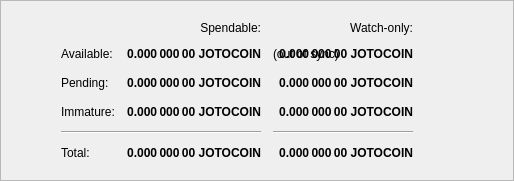
                <widget class="QFrame" name="frame">
                    <property name="frameShape">
                        <enum>QFrame::StyledPanel</enum>
                    </property>
                    <property name="frameShadow">
                        <enum>QFrame::Raised</enum>
                    </property>
                    <layout class="QHBoxLayout">
                         <item>
                            <spacer name="horizontalSpacerWalletSecruity">
                                <property name="orientation">
                                    <enum>Qt::Horizontal</enum>
                                </property>
                                <property name="sizeHint" stdset="0">
                                    <size>
                                        <width>40</width>
                                        <height>1</height>
                                    </size>
                                </property>
                            </spacer>
                        </item>
                        <item>
                            <widget class="QFrame">
                                <layout class="QVBoxLayout" name="verticalLayout_4">
                                   
                                    <item>
                                        <layout class="QGridLayout" name="gridLayout">
                                            <property name="spacing">
                                                <number>12</number>
                                            </property>
                                            <item row="0" column="1">
                                                <widget class="QLabel" name="labelSpendable">
                                                    <property name="text">
                                                        <string>Spendable:</string>
                                                    </property>
                                                    <property name="alignment">
                                                        <set>Qt::AlignRight|Qt::AlignTrailing|Qt::AlignVCenter</set>
                                                    </property>
                                                </widget>
                                            </item>
                                            <item row="0" column="2">
                                                <widget class="QLabel" name="labelWatchonly">
                                                    <property name="text">
                                                        <string>Watch-only:</string>
                                                    </property>
                                                    <property name="alignment">
                                                        <set>Qt::AlignRight|Qt::AlignTrailing|Qt::AlignVCenter</set>
                                                    </property>
                                                </widget>
                                            </item>
                                            <item row="1" column="0">
                                                <widget class="QLabel" name="labelBalanceText">
                                                    <property name="text">
                                                        <string>Available:</string>
                                                    </property>
                                                </widget>
                                            </item>
                                            <item row="1" column="1">
                                                <widget class="QLabel" name="labelBalance">
                                                    <property name="font">
                                                        <font>
                                                            <weight>75</weight>
                                                            <bold>true</bold>
                                                        </font>
                                                    </property>
                                                    <property name="cursor">
                                                        <cursorShape>IBeamCursor</cursorShape>
                                                    </property>
                                                    <property name="toolTip">
                                                        <string>Your current spendable balance</string>
                                                    </property>
                                                    <property name="text">
                                                        <string notr="true">0.000 000 00 JOTOCOIN</string>
                                                    </property>
                                                    <property name="alignment">
                                                        <set>Qt::AlignRight|Qt::AlignTrailing|Qt::AlignVCenter</set>
                                                    </property>
                                                    <property name="textInteractionFlags">
                                                        <set>Qt::LinksAccessibleByMouse|Qt::TextSelectableByKeyboard|Qt::TextSelectableByMouse</set>
                                                    </property>
                                                </widget>
                                            </item>
                                            <item row="1" column="2">
                                                <widget class="QLabel" name="labelWalletStatus">
                                                    <property name="toolTip">
                                                        <string>The displayed information may be out of date. Your wallet automatically synchronizes with the JOTOCOIN network after a connection is established, but this process has not completed yet.</string>
                                                    </property>
                                                    <property name="text">
                                                        <string notr="true">(out of sync)</string>
                                                    </property>
                                                    <property name="alignment">
                                                        <set>Qt::AlignLeading|Qt::AlignLeft|Qt::AlignVCenter</set>
                                                    </property>
                                                </widget>
                                            </item>
                                            <item row="1" column="2">
                                                <widget class="QLabel" name="labelWatchAvailable">
                                                    <property name="font">
                                                        <font>
                                                            <weight>75</weight>
                                                            <bold>true</bold>
                                                        </font>
                                                    </property>
                                                    <property name="cursor">
                                                        <cursorShape>IBeamCursor</cursorShape>
                                                    </property>
                                                    <property name="toolTip">
                                                        <string>Your current balance in watch-only addresses</string>
                                                    </property>
                                                    <property name="text">
                                                        <string notr="true">0.000 000 00 JOTOCOIN</string>
                                                    </property>
                                                    <property name="alignment">
                                                        <set>Qt::AlignRight|Qt::AlignTrailing|Qt::AlignVCenter</set>
                                                    </property>
                                                    <property name="textInteractionFlags">
                                                        <set>Qt::LinksAccessibleByMouse|Qt::TextSelectableByKeyboard|Qt::TextSelectableByMouse</set>
                                                    </property>
                                                </widget>
                                            </item>
                                            <item row="2" column="0">
                                                <widget class="QLabel" name="labelPendingText">
                                                    <property name="text">
                                                        <string>Pending:</string>
                                                    </property>
                                                </widget>
                                            </item>
                                            <item row="2" column="1">
                                                <widget class="QLabel" name="labelUnconfirmed">
                                                    <property name="font">
                                                        <font>
                                                            <weight>75</weight>
                                                            <bold>true</bold>
                                                        </font>
                                                    </property>
                                                    <property name="cursor">
                                                        <cursorShape>IBeamCursor</cursorShape>
                                                    </property>
                                                    <property name="toolTip">
                                                        <string>Total of transactions that have yet to be confirmed, and do not yet count toward the spendable balance</string>
                                                    </property>
                                                    <property name="text">
                                                        <string notr="true">0.000 000 00 JOTOCOIN</string>
                                                    </property>
                                                    <property name="alignment">
                                                        <set>Qt::AlignRight|Qt::AlignTrailing|Qt::AlignVCenter</set>
                                                    </property>
                                                    <property name="textInteractionFlags">
                                                        <set>Qt::LinksAccessibleByMouse|Qt::TextSelectableByKeyboard|Qt::TextSelectableByMouse</set>
                                                    </property>
                                                </widget>
                                            </item>
                                            <item row="2" column="2">
                                                <widget class="QLabel" name="labelWatchPending">
                                                    <property name="font">
                                                        <font>
                                                            <weight>75</weight>
                                                            <bold>true</bold>
                                                        </font>
                                                    </property>
                                                    <property name="cursor">
                                                        <cursorShape>IBeamCursor</cursorShape>
                                                    </property>
                                                    <property name="toolTip">
                                                        <string>Unconfirmed transactions to watch-only addresses</string>
                                                    </property>
                                                    <property name="text">
                                                        <string notr="true">0.000 000 00 JOTOCOIN</string>
                                                    </property>
                                                    <property name="alignment">
                                                        <set>Qt::AlignRight|Qt::AlignTrailing|Qt::AlignVCenter</set>
                                                    </property>
                                                    <property name="textInteractionFlags">
                                                        <set>Qt::LinksAccessibleByMouse|Qt::TextSelectableByKeyboard|Qt::TextSelectableByMouse</set>
                                                    </property>
                                                </widget>
                                            </item>
                                            <item row="2" column="3">
                                                <spacer name="horizontalSpacer_2">
                                                    <property name="orientation">
                                                        <enum>Qt::Horizontal</enum>
                                                    </property>
                                                    <property name="sizeHint" stdset="0">
                                                        <size>
                                                            <width>40</width>
                                                            <height>20</height>
                                                        </size>
                                                    </property>
                                                </spacer>
                                            </item>
                                            <item row="3" column="0">
                                                <widget class="QLabel" name="labelImmatureText">
                                                    <property name="text">
                                                        <string>Immature:</string>
                                                    </property>
                                                </widget>
                                            </item>
                                            <item row="3" column="1">
                                                <widget class="QLabel" name="labelImmature">
                                                    <property name="font">
                                                        <font>
                                                            <weight>75</weight>
                                                            <bold>true</bold>
                                                        </font>
                                                    </property>
                                                    <property name="cursor">
                                                        <cursorShape>IBeamCursor</cursorShape>
                                                    </property>
                                                    <property name="toolTip">
                                                        <string>Mined balance that has not yet matured</string>
                                                    </property>
                                                    <property name="text">
                                                        <string notr="true">0.000 000 00 JOTOCOIN</string>
                                                    </property>
                                                    <property name="alignment">
                                                        <set>Qt::AlignRight|Qt::AlignTrailing|Qt::AlignVCenter</set>
                                                    </property>
                                                    <property name="textInteractionFlags">
                                                        <set>Qt::LinksAccessibleByMouse|Qt::TextSelectableByKeyboard|Qt::TextSelectableByMouse</set>
                                                    </property>
                                                </widget>
                                            </item>
                                            <item row="3" column="2">
                                                <widget class="QLabel" name="labelWatchImmature">
                                                    <property name="font">
                                                        <font>
                                                            <weight>75</weight>
                                                            <bold>true</bold>
                                                        </font>
                                                    </property>
                                                    <property name="cursor">
                                                        <cursorShape>IBeamCursor</cursorShape>
                                                    </property>
                                                    <property name="toolTip">
                                                        <string>Mined balance in watch-only addresses that has not yet matured</string>
                                                    </property>
                                                    <property name="text">
                                                        <string notr="true">0.000 000 00 JOTOCOIN</string>
                                                    </property>
                                                    <property name="alignment">
                                                        <set>Qt::AlignRight|Qt::AlignTrailing|Qt::AlignVCenter</set>
                                                    </property>
                                                    <property name="textInteractionFlags">
                                                        <set>Qt::LinksAccessibleByMouse|Qt::TextSelectableByKeyboard|Qt::TextSelectableByMouse</set>
                                                    </property>
                                                </widget>
                                            </item>
                                            <item row="4" column="0" colspan="2">
                                                <widget class="Line" name="lineSpendableBalance">
                                                    <property name="orientation">
                                                        <enum>Qt::Horizontal</enum>
                                                    </property>
                                                </widget>
                                            </item>
                                            <item row="4" column="2">
                                                <widget class="Line" name="lineWatchBalance">
                                                    <property name="sizePolicy">
                                                        <sizepolicy hsizetype="Preferred" vsizetype="Fixed">
                                                            <horstretch>0</horstretch>
                                                            <verstretch>0</verstretch>
                                                        </sizepolicy>
                                                    </property>
                                                    <property name="minimumSize">
                                                        <size>
                                                            <width>140</width>
                                                            <height>0</height>
                                                        </size>
                                                    </property>
                                                    <property name="orientation">
                                                        <enum>Qt::Horizontal</enum>
                                                    </property>
                                                </widget>
                                            </item>
                                            <item row="5" column="0">
                                                <widget class="QLabel" name="labelTotalText">
                                                    <property name="text">
                                                        <string>Total:</string>
                                                    </property>
                                                </widget>
                                            </item>
                                            <item row="5" column="1">
                                                <widget class="QLabel" name="labelTotal">
                                                    <property name="font">
                                                        <font>
                                                            <weight>75</weight>
                                                            <bold>true</bold>
                                                        </font>
                                                    </property>
                                                    <property name="cursor">
                                                        <cursorShape>IBeamCursor</cursorShape>
                                                    </property>
                                                    <property name="toolTip">
                                                        <string>Your current total balance</string>
                                                    </property>
                                                    <property name="text">
                                                        <string notr="true">0.000 000 00 JOTOCOIN</string>
                                                    </property>
                                                    <property name="alignment">
                                                        <set>Qt::AlignRight|Qt::AlignTrailing|Qt::AlignVCenter</set>
                                                    </property>
                                                    <property name="textInteractionFlags">
                                                        <set>Qt::LinksAccessibleByMouse|Qt::TextSelectableByKeyboard|Qt::TextSelectableByMouse</set>
                                                    </property>
                                                </widget>
                                            </item>
                                            <item row="5" column="2">
                                                <widget class="QLabel" name="labelWatchTotal">
                                                    <property name="font">
                                                        <font>
                                                            <weight>75</weight>
                                                            <bold>true</bold>
                                                        </font>
                                                    </property>
                                                    <property name="cursor">
                                                        <cursorShape>IBeamCursor</cursorShape>
                                                    </property>
                                                    <property name="toolTip">
                                                        <string>Current total balance in watch-only addresses</string>
                                                    </property>
                                                    <property name="text">
                                                        <string notr="true">0.000 000 00 JOTOCOIN</string>
                                                    </property>
                                                    <property name="alignment">
                                                        <set>Qt::AlignRight|Qt::AlignTrailing|Qt::AlignVCenter</set>
                                                    </property>
                                                    <property name="textInteractionFlags">
                                                        <set>Qt::LinksAccessibleByMouse|Qt::TextSelectableByKeyboard|Qt::TextSelectableByMouse</set>
                                                    </property>
                                                </widget>
                                            </item>
                                        </layout>
                                    </item>
                                </layout>
                            </widget>
                        </item>
                        <item>
                            <spacer name="horizontalSpacerWalletSecruity">
                                <property name="orientation">
                                    <enum>Qt::Horizontal</enum>
                                </property>
                                <property name="sizeHint" stdset="0">
                                    <size>
                                        <width>40</width>
                                        <height>1</height>
                                    </size>
                                </property>
                            </spacer>
                        </item>
                    </layout>
                </widget>
